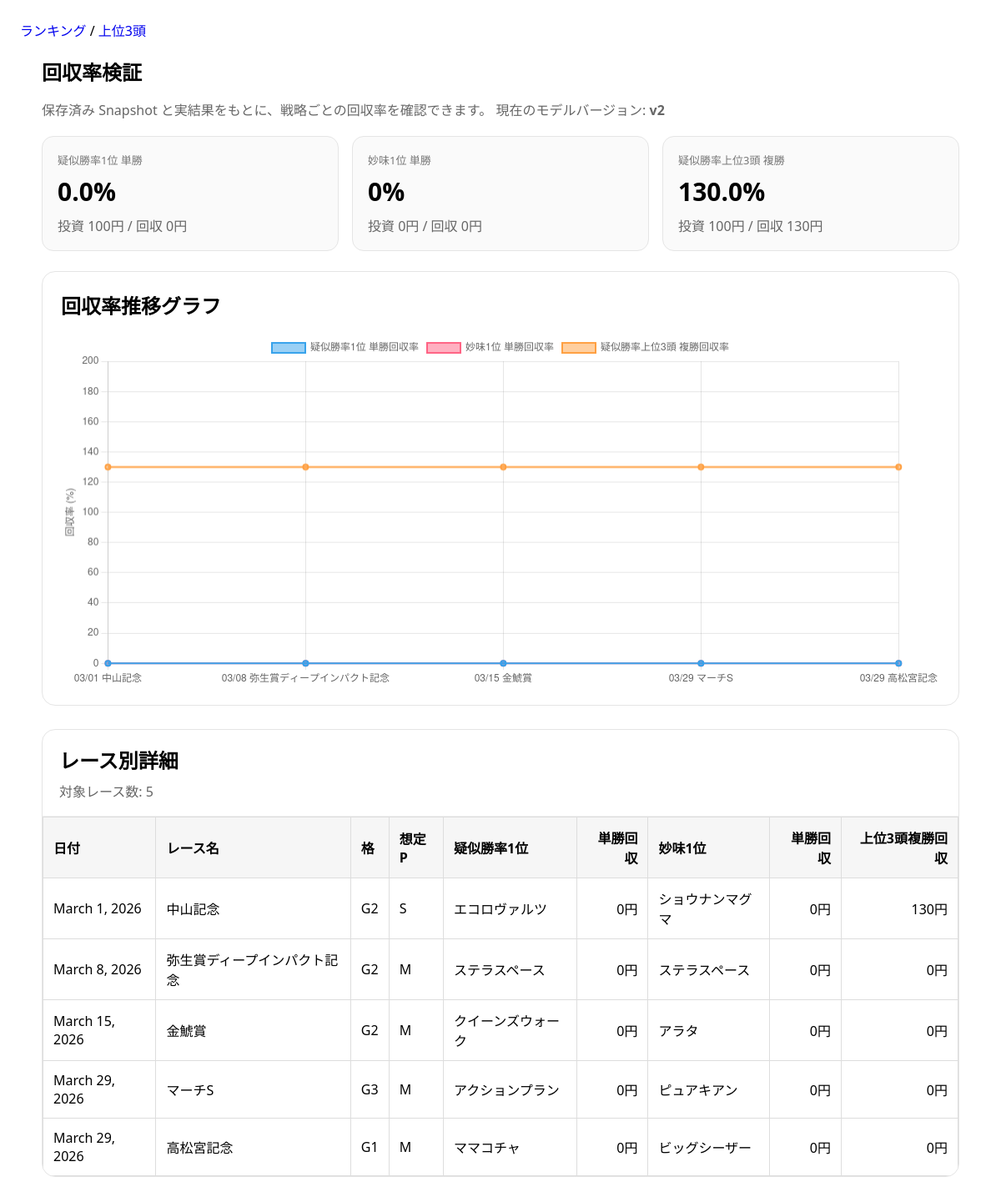
/roi/, run on the app's committed database.
### keibaapp_1/models.py (models this page shows, shortened)
class Race(models.Model):
    GRADE_CHOICES = [("G1", "G1"), ("G2", "G2"), ("G3", "G3")]
    name = models.CharField(max_length=100)
    race_date = models.DateField()
    course = models.CharField(max_length=100)  # 例：東京 ダ1600
    grade = models.CharField(max_length=2, choices=GRADE_CHOICES)
    track_condition = models.CharField(max_length=10, blank=True, default="")  # 良/稍/重/不
    pace = models.CharField(max_length=1, blank=True, default="")  # S/M/H
    pace_comment = models.CharField(max_length=100, blank=True, default="")
    created_at = models.DateTimeField(auto_now_add=True)

class EntryAnalysisSnapshot(models.Model):
    RUN_STYLE_CHOICES = [
        ("NIGE", "逃げ"),
        ("SENKO", "先行"),
        ("KOUI", "好位"),
        ("SASHI", "差し"),
        ("OIKOMI", "追込"),
        ("UNKNOWN", "不明"),
    ]
    race_snapshot = models.ForeignKey(
        RaceAnalysisSnapshot,
        on_delete=models.CASCADE,
        related_name="entry_snapshots"
    )
    horse_entry = models.ForeignKey(
        HorseEntry,
        on_delete=models.SET_NULL,
        null=True,
        blank=True,
        related_name="analysis_snapshots"
    )
    horse_name = models.CharField(max_length=100)
    horse_number = models.PositiveIntegerField(null=True, blank=True)
    gate = models.PositiveIntegerField(null=True, blank=True)
    jockey = models.CharField(max_length=100, blank=True, default="")
    run_style = models.CharField(max_length=10, choices=RUN_STYLE_CHOICES, default="UNKNOWN")
    corner4_index = models.FloatField(null=True, blank=True)
    agari_avg_rank = models.FloatField(null=True, blank=True)
    tempo_raw = models.FloatField(default=0.0)
    tempo = models.FloatField(default=0.0)
    pseudo_win_prob = models.FloatField(default=0.0)
    value_index = models.FloatField(null=True, blank=True)
    expected_odds = models.FloatField(null=True, blank=True)
    rank_by_prob = models.PositiveIntegerField(null=True, blank=True)
    rank_by_value = models.PositiveIntegerField(null=True, blank=True)
    created_at = models.DateTimeField(auto_now_add=True)

### keibaapp_1/views.py (the view)
# urls.py: path("roi/", views.roi_page, name="roi_page"),
def roi_page(request):
    model_version = request.GET.get("model_version", "v2")
    snapshots = (
        EntryAnalysisSnapshot.objects
        .filter(race_snapshot__model_version=model_version)
        .select_related("race_snapshot", "race_snapshot__race")
        .prefetch_related(
            Prefetch(
                "result_snapshot",
                queryset=EntryResultSnapshot.objects.all()
            )
        )
        .order_by("race_snapshot__race__race_date", "race_snapshot__id", "rank_by_prob")
    )
    race_map = {}
    for row in snapshots:
        race_snapshot = row.race_snapshot
        rs_id = race_snapshot.id
        if rs_id not in race_map:
            race_map[rs_id] = {
                "snapshot": race_snapshot,
                "rows": [],
            }
        race_map[rs_id]["rows"].append(row)
    race_blocks = list(race_map.values())
    prob1_bet = 0
    prob1_return = 0
    value1_bet = 0
    value1_return = 0
    top3_place_bet = 0
    top3_place_return = 0
    detail_rows = []
    chart_labels = []
    chart_prob1_roi = []
    chart_value1_roi = []
    chart_top3_place_roi = []
    cum_prob1_bet = 0
    cum_prob1_return = 0
    cum_value1_bet = 0
    cum_value1_return = 0
    cum_top3_place_bet = 0
    cum_top3_place_return = 0
    for block in race_blocks:
        snapshot = block["snapshot"]
        rows = block["rows"]
        rows_by_prob = sorted(
            rows,
            key=lambda x: (x.rank_by_prob if x.rank_by_prob is not None else 9999)
        )
        rows_by_value = sorted(
            rows,
            key=lambda x: (x.rank_by_value if x.rank_by_value is not None else 9999)
        )
        prob1 = rows_by_prob[0] if rows_by_prob else None
        value1 = rows_by_value[0] if rows_by_value else None
        top3 = rows_by_prob[:3]
        race_prob1_bet = 0
        race_prob1_return = 0
        race_value1_bet = 0
        race_value1_return = 0
        race_top3_place_bet = 0
        race_top3_place_return = 0
        if prob1 and hasattr(prob1, "result_snapshot"):
            race_prob1_bet += 100
            if prob1.result_snapshot.win_payoff:
                race_prob1_return += prob1.result_snapshot.win_payoff
        if value1 and hasattr(value1, "result_snapshot"):
            race_value1_bet += 100
            if value1.result_snapshot.win_payoff:
                race_value1_return += value1.result_snapshot.win_payoff
        valid_top3_count = 0
        for r in top3:
            if hasattr(r, "result_snapshot"):
                valid_top3_count += 1
                if r.result_snapshot.place_payoff:
                    race_top3_place_return += r.result_snapshot.place_payoff
        if valid_top3_count > 0:
            race_top3_place_bet += valid_top3_count * 100
        prob1_bet += race_prob1_bet
        prob1_return += race_prob1_return
        value1_bet += race_value1_bet
        value1_return += race_value1_return
        top3_place_bet += race_top3_place_bet
        top3_place_return += race_top3_place_return
        cum_prob1_bet += race_prob1_bet
        cum_prob1_return += race_prob1_return
        cum_value1_bet += race_value1_bet
        cum_value1_return += race_value1_return
        cum_top3_place_bet += race_top3_place_bet
        cum_top3_place_return += race_top3_place_return
        prob1_roi = round((cum_prob1_return / cum_prob1_bet) * 100, 1) if cum_prob1_bet else 0
        value1_roi = round((cum_value1_return / cum_value1_bet) * 100, 1) if cum_value1_bet else 0
        top3_place_roi = round((cum_top3_place_return / cum_top3_place_bet) * 100, 1) if cum_top3_place_bet else 0
        chart_labels.append(f"{snapshot.race.race_date:%m/%d} {snapshot.race.name}")
        chart_prob1_roi.append(prob1_roi)
        chart_value1_roi.append(value1_roi)
        chart_top3_place_roi.append(top3_place_roi)
        detail_rows.append({
            "race_date": snapshot.race.race_date,
            "race_name": snapshot.race.name,
            "grade": snapshot.race.grade,
            "pace": snapshot.predicted_pace,
            "prob1_name": prob1.horse_name if prob1 else "-",
            "prob1_return": race_prob1_return,
            "value1_name": value1.horse_name if value1 else "-",
            "value1_return": race_value1_return,
            "top3_place_return": race_top3_place_return,
        })
    summary = {
        "model_version": model_version,
        "race_count": len(race_blocks),
        "prob1_bet": prob1_bet,
        "prob1_return": prob1_return,
        "prob1_roi": round((prob1_return / prob1_bet) * 100, 1) if prob1_bet else 0,
        "value1_bet": value1_bet,
        "value1_return": value1_return,
        "value1_roi": round((value1_return / value1_bet) * 100, 1) if value1_bet else 0,
        "top3_place_bet": top3_place_bet,
        "top3_place_return": top3_place_return,
        "top3_place_roi": round((top3_place_return / top3_place_bet) * 100, 1) if top3_place_bet else 0,
    }
    return render(request, "keibaapp_1/roi.html", {
        "summary": summary,
        "detail_rows": detail_rows,
        "chart_labels": chart_labels,
        "chart_prob1_roi": chart_prob1_roi,
        "chart_value1_roi": chart_value1_roi,
        "chart_top3_place_roi": chart_top3_place_roi,
    })

### keibaapp_1/templates/keibaapp_1/roi.html (shortened to what this page needs)
{% extends "keibaapp_1/base.html" %}
{% block content %}
<section style="max-width:1100px; margin:auto;">
  <h1 style="margin-bottom:10px;">回収率検証</h1>
  <p style="color:#666; margin-bottom:20px;">
    保存済み Snapshot と実結果をもとに、戦略ごとの回収率を確認できます。
    現在のモデルバージョン: <b>{{ summary.model_version }}</b>
  </p>
  <div style="display:grid; grid-template-columns:repeat(3, 1fr); gap:16px; margin-bottom:24px;">
    <div style="border:1px solid #e5e5e5; border-radius:14px; padding:18px; background:#fafafa;">
      <div style="font-size:13px; color:#777;">疑似勝率1位 単勝</div>
      <div style="font-size:30px; font-weight:700; margin:8px 0;">{{ summary.prob1_roi }}%</div>
      <div style="color:#666;">投資 {{ summary.prob1_bet }}円 / 回収 {{ summary.prob1_return }}円</div>
    </div>
    <div style="border:1px solid #e5e5e5; border-radius:14px; padding:18px; background:#fafafa;">
      <div style="font-size:13px; color:#777;">妙味1位 単勝</div>
      <div style="font-size:30px; font-weight:700; margin:8px 0;">{{ summary.value1_roi }}%</div>
      <div style="color:#666;">投資 {{ summary.value1_bet }}円 / 回収 {{ summary.value1_return }}円</div>
    </div>
    <div style="border:1px solid #e5e5e5; border-radius:14px; padding:18px; background:#fafafa;">
      <div style="font-size:13px; color:#777;">疑似勝率上位3頭 複勝</div>
      <div style="font-size:30px; font-weight:700; margin:8px 0;">{{ summary.top3_place_roi }}%</div>
      <div style="color:#666;">投資 {{ summary.top3_place_bet }}円 / 回収 {{ summary.top3_place_return }}円</div>
    </div>
  </div>
  <div style="border:1px solid #e5e5e5; border-radius:16px; padding:22px; background:#fff; margin-bottom:28px;">
    <h2 style="margin-top:0; margin-bottom:18px;">回収率推移グラフ</h2>
    <canvas id="roiChart" height="120"></canvas>
  </div>
  <div style="border:1px solid #e5e5e5; border-radius:16px; overflow:hidden; background:#fff;">
    <div style="padding:18px 20px; border-bottom:1px solid #eee;">
      <h2 style="margin:0;">レース別詳細</h2>
      <p style="margin:8px 0 0; color:#666;">対象レース数: {{ summary.race_count }}</p>
    </div>
    <div style="overflow-x:auto;">
      <table style="width:100%; border-collapse:collapse;">
        <thead>
          <tr style="background:#f7f7f7;">
            <th style="text-align:left; padding:12px;">日付</th>
            <th style="text-align:left; padding:12px;">レース名</th>
            <th style="text-align:left; padding:12px;">格</th>
            <th style="text-align:left; padding:12px;">想定P</th>
            <th style="text-align:left; padding:12px;">疑似勝率1位</th>
            <th style="text-align:right; padding:12px;">単勝回収</th>
            <th style="text-align:left; padding:12px;">妙味1位</th>
            <th style="text-align:right; padding:12px;">単勝回収</th>
            <th style="text-align:right; padding:12px;">上位3頭複勝回収</th>
          </tr>
        </thead>
        <tbody>
          {% for r in detail_rows %}
          <tr style="border-top:1px solid #eee;">
            <td style="padding:12px;">{{ r.race_date }}</td>
            <td style="padding:12px;">{{ r.race_name }}</td>
            <td style="padding:12px;">{{ r.grade }}</td>
            <td style="padding:12px;">{{ r.pace }}</td>
            <td style="padding:12px;">{{ r.prob1_name }}</td>
            <td style="padding:12px; text-align:right;">{{ r.prob1_return }}円</td>
            <td style="padding:12px;">{{ r.value1_name }}</td>
            <td style="padding:12px; text-align:right;">{{ r.value1_return }}円</td>
            <td style="padding:12px; text-align:right;">{{ r.top3_place_return }}円</td>
          </tr>
          {% empty %}
          <tr>
            <td colspan="9" style="padding:20px; color:#666;">
              まだ集計できる Snapshot がありません。Snapshot保存と実結果入力を進めてください。
            </td>
          </tr>
          {% endfor %}
        </tbody>
      </table>
    </div>
  </div>
</section>
<script>
  const labels = {{ chart_labels|safe }};
  const prob1Data = {{ chart_prob1_roi|safe }};
  const value1Data = {{ chart_value1_roi|safe }};
  const top3PlaceData = {{ chart_top3_place_roi|safe }};
  const ctx = document.getElementById('roiChart').getContext('2d');
  new Chart(ctx, {
    type: 'line',
    data: {
      labels: labels,
      datasets: [
        {
          label: '疑似勝率1位 単勝回収率',
          data: prob1Data,
          borderWidth: 2,
          tension: 0.2
        },
        {
          label: '妙味1位 単勝回収率',
          data: value1Data,
          borderWidth: 2,
          tension: 0.2
        },
        {
          label: '疑似勝率上位3頭 複勝回収率',
          data: top3PlaceData,
          borderWidth: 2,
          tension: 0.2
        }
      ]
    },
    options: {
      responsive: true,
      interaction: {
        mode: 'index',
        intersect: false
      },
      scales: {
        y: {
          beginAtZero: true,
          suggestedMax: 200,
          title: {
            display: true,
            text: '回収率 (%)'
          }
        }
      }
    }
  });
</script>
{% endblock %}

### keibaapp_1/templates/keibaapp_1/base.html (style rules this page uses)
body { font-family: system-ui, sans-serif; margin: 24px; }
table { border-collapse: collapse; width: 100%; }
th, td { border: 1px solid #ddd; padding: 10px; text-align: left; }
th { background: #f6f6f6; }

### data on the page
Race: race_date "March 1, 2026", race_name "中山記念", grade "G2"
EntryAnalysisSnapshot: prob1_name "エコロヴァルツ"
EntryAnalysisSnapshot: value1_name "ショウナンマグマ"
Race: race_date "March 8, 2026", race_name "弥生賞ディープインパクト記念", grade "G2"
EntryAnalysisSnapshot: prob1_name "ステラスペース", value1_name "ステラスペース"
Race: race_date "March 15, 2026", race_name "金鯱賞", grade "G2"
EntryAnalysisSnapshot: prob1_name "クイーンズウォーク"
EntryAnalysisSnapshot: value1_name "アラタ"
Race: race_date "March 29, 2026", race_name "マーチS", grade "G3"
EntryAnalysisSnapshot: prob1_name "アクションプラン"
EntryAnalysisSnapshot: value1_name "ピュアキアン"
Race: race_date "March 29, 2026", race_name "高松宮記念", grade "G1"
EntryAnalysisSnapshot: prob1_name "ママコチャ"
EntryAnalysisSnapshot: value1_name "ビッグシーザー"

### other printed values
{{ summary.model_version }} "v2"
{{ summary.prob1_roi }} "0.0"
{{ summary.prob1_bet }} "100"
{{ summary.prob1_return }} "0"
{{ summary.value1_roi }} "0"
{{ summary.value1_bet }} "0"
{{ summary.value1_return }} "0"
{{ summary.top3_place_roi }} "130.0"
{{ summary.top3_place_bet }} "100"
{{ summary.top3_place_return }} "130"
{{ summary.race_count }} "5"
{{ r.pace }} "S" "M" "M" "M" "M"
{{ r.prob1_return }} "0" "0" "0" "0" "0"
{{ r.value1_return }} "0" "0" "0" "0" "0"
{{ r.top3_place_return }} "130" "0" "0" "0" "0"
